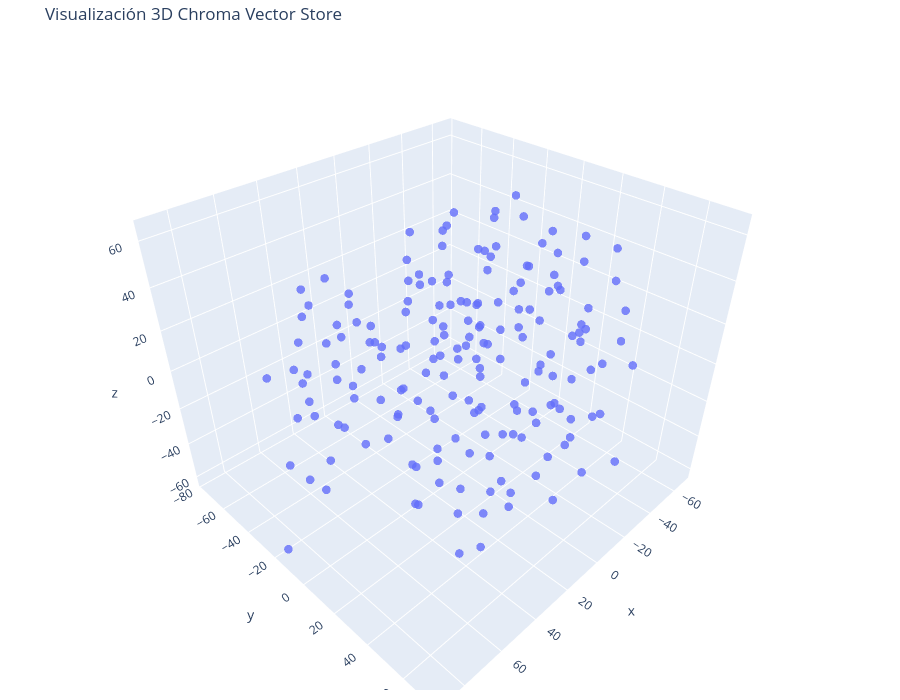

The cell this chart's notebook holds for it:
### Code cell
# Let's try 3D!

tsne = TSNE(n_components=3, random_state=42)
reduced_vectors = tsne.fit_transform(vectors)

# Create the 3D scatter plot
fig = go.Figure(data=[go.Scatter3d(
    x=reduced_vectors[:, 0],
    y=reduced_vectors[:, 1],
    z=reduced_vectors[:, 2],
    mode='markers',
    marker=dict(
        size=5,
    #    color=colors,
        opacity=0.8
    ),
    text=[f"Type: {t}<br>Text: {d[:100]}..." for t, d in zip(doc_types, documents)],
    hoverinfo='text'
)])

fig.update_layout(
    title='Visualización 3D Chroma Vector Store',
    scene=dict(xaxis_title='x', yaxis_title='y', zaxis_title='z'),
    width=900,
    height=700,
    margin=dict(r=20, b=10, l=10, t=40)
)

fig.show()

### Figure 1 — Plotly figure (JSON) as saved in the notebook; plotly's stock layout.template omitted (floating-point values rounded to 4 significant figures; data arrays with more than 128 entries replaced by an {"elided": "..."} marker saying what was removed)
{"data": [{"hoverinfo": "text", "marker": {"opacity": 0.8, "size": 5}, "mode": "markers", "text": {"elided": "181 str values"}, "type": "scatter3d", "x": {"elided": "181 float values"}, "y": {"elided": "181 float values"}, "z": {"elided": "181 float values"}}], "layout": {"height": 700, "margin": {"b": 10, "l": 10, "r": 20, "t": 40}, "scene": {"xaxis": {"title": {"text": "x"}}, "yaxis": {"title": {"text": "y"}}, "zaxis": {"title": {"text": "z"}}}, "title": {"text": "Visualización 3D Chroma Vector Store"}, "width": 900}}
